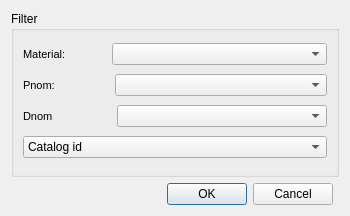
<?xml version="1.0" encoding="UTF-8"?>
<ui version="4.0">
 <class>ws_catalog</class>
 <widget class="QDialog" name="ws_catalog">
  <property name="geometry">
   <rect>
    <x>0</x>
    <y>0</y>
    <width>350</width>
    <height>216</height>
   </rect>
  </property>
  <property name="windowTitle">
   <string>Catalog</string>
  </property>
  <layout class="QGridLayout" name="gridLayout">
   <item row="0" column="0" colspan="2">
    <widget class="QGroupBox" name="groupBox">
     <property name="title">
      <string>Filter</string>
     </property>
     <layout class="QVBoxLayout" name="verticalLayout">
      <item>
       <layout class="QHBoxLayout" name="horizontalLayout">
        <item>
         <widget class="QLabel" name="label_matcat_id">
          <property name="font">
           <font>
            <pointsize>8</pointsize>
           </font>
          </property>
          <property name="frameShape">
           <enum>QFrame::NoFrame</enum>
          </property>
          <property name="frameShadow">
           <enum>QFrame::Plain</enum>
          </property>
          <property name="text">
           <string>Material:</string>
          </property>
          <property name="margin">
           <number>3</number>
          </property>
         </widget>
        </item>
        <item>
         <spacer name="horizontalSpacer_2">
          <property name="orientation">
           <enum>Qt::Horizontal</enum>
          </property>
          <property name="sizeType">
           <enum>QSizePolicy::Fixed</enum>
          </property>
          <property name="sizeHint" stdset="0">
           <size>
            <width>40</width>
            <height>20</height>
           </size>
          </property>
         </spacer>
        </item>
        <item>
         <widget class="QComboBox" name="matcat_id">
          <property name="sizePolicy">
           <sizepolicy hsizetype="Expanding" vsizetype="Fixed">
            <horstretch>0</horstretch>
            <verstretch>0</verstretch>
           </sizepolicy>
          </property>
         </widget>
        </item>
       </layout>
      </item>
      <item>
       <layout class="QHBoxLayout" name="horizontalLayout_2">
        <item>
         <widget class="QLabel" name="label_pressure">
          <property name="font">
           <font>
            <pointsize>8</pointsize>
           </font>
          </property>
          <property name="frameShape">
           <enum>QFrame::NoFrame</enum>
          </property>
          <property name="frameShadow">
           <enum>QFrame::Plain</enum>
          </property>
          <property name="text">
           <string>Pnom:</string>
          </property>
          <property name="margin">
           <number>3</number>
          </property>
         </widget>
        </item>
        <item>
         <spacer name="horizontalSpacer_3">
          <property name="orientation">
           <enum>Qt::Horizontal</enum>
          </property>
          <property name="sizeType">
           <enum>QSizePolicy::Fixed</enum>
          </property>
          <property name="sizeHint" stdset="0">
           <size>
            <width>54</width>
            <height>20</height>
           </size>
          </property>
         </spacer>
        </item>
        <item>
         <widget class="QComboBox" name="filter2">
          <property name="sizePolicy">
           <sizepolicy hsizetype="Expanding" vsizetype="Fixed">
            <horstretch>0</horstretch>
            <verstretch>0</verstretch>
           </sizepolicy>
          </property>
         </widget>
        </item>
       </layout>
      </item>
      <item>
       <layout class="QHBoxLayout" name="horizontalLayout_3">
        <item>
         <widget class="QLabel" name="label_diameter">
          <property name="font">
           <font>
            <pointsize>8</pointsize>
           </font>
          </property>
          <property name="frameShape">
           <enum>QFrame::NoFrame</enum>
          </property>
          <property name="frameShadow">
           <enum>QFrame::Plain</enum>
          </property>
          <property name="text">
           <string>Dnom</string>
          </property>
          <property name="margin">
           <number>3</number>
          </property>
         </widget>
        </item>
        <item>
         <spacer name="horizontalSpacer_4">
          <property name="orientation">
           <enum>Qt::Horizontal</enum>
          </property>
          <property name="sizeType">
           <enum>QSizePolicy::Fixed</enum>
          </property>
          <property name="sizeHint" stdset="0">
           <size>
            <width>58</width>
            <height>20</height>
           </size>
          </property>
         </spacer>
        </item>
        <item>
         <widget class="QComboBox" name="filter3">
          <property name="sizePolicy">
           <sizepolicy hsizetype="Expanding" vsizetype="Fixed">
            <horstretch>0</horstretch>
            <verstretch>0</verstretch>
           </sizepolicy>
          </property>
         </widget>
        </item>
       </layout>
      </item>
      <item>
       <layout class="QHBoxLayout" name="horizontalLayout_4">
        <item>
         <widget class="QComboBox" name="id">
          <property name="sizePolicy">
           <sizepolicy hsizetype="Expanding" vsizetype="Fixed">
            <horstretch>0</horstretch>
            <verstretch>0</verstretch>
           </sizepolicy>
          </property>
          <item>
           <property name="text">
            <string>Catalog id</string>
           </property>
          </item>
         </widget>
        </item>
       </layout>
      </item>
     </layout>
    </widget>
   </item>
   <item row="1" column="0">
    <layout class="QHBoxLayout" name="horizontalLayout_5">
     <item>
      <spacer name="horizontalSpacer">
       <property name="orientation">
        <enum>Qt::Horizontal</enum>
       </property>
       <property name="sizeHint" stdset="0">
        <size>
         <width>40</width>
         <height>20</height>
        </size>
       </property>
      </spacer>
     </item>
     <item>
      <widget class="QPushButton" name="btn_ok">
       <property name="text">
        <string>OK</string>
       </property>
      </widget>
     </item>
     <item>
      <widget class="QPushButton" name="btn_cancel">
       <property name="text">
        <string>Cancel</string>
       </property>
      </widget>
     </item>
    </layout>
   </item>
  </layout>
 </widget>
 <resources/>
 <connections/>
</ui>
